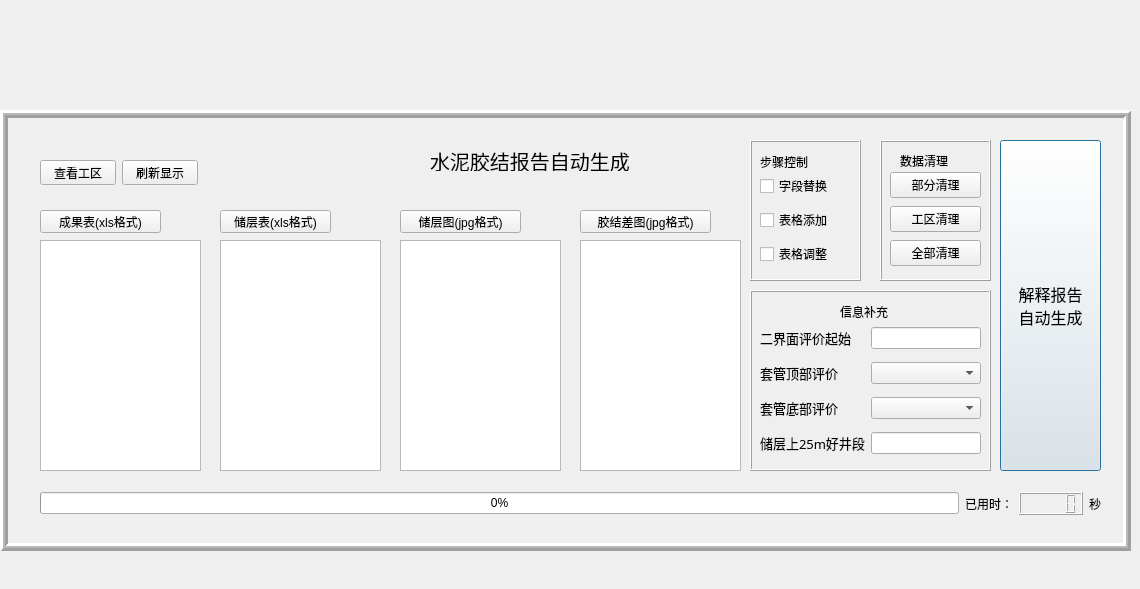
    <widget class="QWidget" name="tab_4">
     <attribute name="title">
      <string>报告自动生成</string>
     </attribute>
     <widget class="QFrame" name="frame">
      <property name="geometry">
       <rect>
        <x>0</x>
        <y>110</y>
        <width>1131</width>
        <height>441</height>
       </rect>
      </property>
      <property name="styleSheet">
       <string notr="true">font: 10pt &quot;黑体&quot;;</string>
      </property>
      <property name="frameShape">
       <enum>QFrame::Box</enum>
      </property>
      <property name="frameShadow">
       <enum>QFrame::Raised</enum>
      </property>
      <property name="lineWidth">
       <number>3</number>
      </property>
      <property name="midLineWidth">
       <number>2</number>
      </property>
      <widget class="QPushButton" name="pushButton_4">
       <property name="geometry">
        <rect>
         <x>1000</x>
         <y>30</y>
         <width>101</width>
         <height>331</height>
        </rect>
       </property>
       <property name="font">
        <font>
         <family>黑体</family>
         <pointsize>12</pointsize>
         <weight>50</weight>
         <italic>false</italic>
         <bold>false</bold>
        </font>
       </property>
       <property name="styleSheet">
        <string notr="true">font: 12pt &quot;黑体&quot;;</string>
       </property>
       <property name="text">
        <string>解释报告
自动生成</string>
       </property>
       <property name="iconSize">
        <size>
         <width>100</width>
         <height>100</height>
        </size>
       </property>
       <property name="checkable">
        <bool>false</bool>
       </property>
       <property name="checked">
        <bool>false</bool>
       </property>
       <property name="autoRepeat">
        <bool>false</bool>
       </property>
       <property name="default">
        <bool>true</bool>
       </property>
       <property name="flat">
        <bool>false</bool>
       </property>
      </widget>
      <widget class="QWidget" name="layoutWidget_5">
       <property name="geometry">
        <rect>
         <x>40</x>
         <y>380</y>
         <width>1061</width>
         <height>27</height>
        </rect>
       </property>
       <property name="styleSheet">
        <string notr="true">font: 10pt &quot;黑体&quot;;</string>
       </property>
       <layout class="QGridLayout" name="gridLayout_29">
        <item row="0" column="0">
         <widget class="QProgressBar" name="progressBar">
          <property name="styleSheet">
           <string notr="true">font: 10pt &quot;黑体&quot;;</string>
          </property>
          <property name="value">
           <number>0</number>
          </property>
         </widget>
        </item>
        <item row="0" column="1">
         <layout class="QGridLayout" name="gridLayout_21">
          <item row="0" column="0">
           <widget class="QLabel" name="label_116">
            <property name="styleSheet">
             <string notr="true">font: 10pt &quot;黑体&quot;;</string>
            </property>
            <property name="text">
             <string>已用时：</string>
            </property>
           </widget>
          </item>
          <item row="0" column="1">
           <widget class="QLCDNumber" name="lcdNumber">
            <property name="styleSheet">
             <string notr="true">font: 10pt &quot;黑体&quot;;</string>
            </property>
           </widget>
          </item>
          <item row="0" column="2">
           <widget class="QLabel" name="label_118">
            <property name="styleSheet">
             <string notr="true">font: 10pt &quot;黑体&quot;;</string>
            </property>
            <property name="text">
             <string>秒</string>
            </property>
           </widget>
          </item>
         </layout>
        </item>
       </layout>
      </widget>
      <widget class="QFrame" name="frame_15">
       <property name="geometry">
        <rect>
         <x>750</x>
         <y>30</y>
         <width>111</width>
         <height>141</height>
        </rect>
       </property>
       <property name="styleSheet">
        <string notr="true">font: 10pt &quot;黑体&quot;;</string>
       </property>
       <property name="frameShape">
        <enum>QFrame::Box</enum>
       </property>
       <property name="frameShadow">
        <enum>QFrame::Raised</enum>
       </property>
       <widget class="QWidget" name="layoutWidget_7">
        <property name="geometry">
         <rect>
          <x>10</x>
          <y>30</y>
          <width>91</width>
          <height>101</height>
         </rect>
        </property>
        <property name="styleSheet">
         <string notr="true">font: 10pt &quot;黑体&quot;;</string>
        </property>
        <layout class="QGridLayout" name="gridLayout_23">
         <item row="0" column="0">
          <widget class="QCheckBox" name="checkBox_9">
           <property name="styleSheet">
            <string notr="true">font: 10pt &quot;黑体&quot;;</string>
           </property>
           <property name="text">
            <string>字段替换</string>
           </property>
          </widget>
         </item>
         <item row="1" column="0">
          <widget class="QCheckBox" name="checkBox_10">
           <property name="styleSheet">
            <string notr="true">font: 10pt &quot;黑体&quot;;</string>
           </property>
           <property name="text">
            <string>表格添加</string>
           </property>
          </widget>
         </item>
         <item row="2" column="0">
          <widget class="QCheckBox" name="checkBox_11">
           <property name="styleSheet">
            <string notr="true">font: 10pt &quot;黑体&quot;;</string>
           </property>
           <property name="text">
            <string>表格调整</string>
           </property>
          </widget>
         </item>
        </layout>
       </widget>
       <widget class="QLabel" name="label_120">
        <property name="geometry">
         <rect>
          <x>10</x>
          <y>10</y>
          <width>61</width>
          <height>23</height>
         </rect>
        </property>
        <property name="styleSheet">
         <string notr="true">font: 10pt &quot;黑体&quot;;</string>
        </property>
        <property name="text">
         <string>步骤控制</string>
        </property>
       </widget>
      </widget>
      <widget class="QFrame" name="frame_18">
       <property name="geometry">
        <rect>
         <x>880</x>
         <y>30</y>
         <width>111</width>
         <height>141</height>
        </rect>
       </property>
       <property name="styleSheet">
        <string notr="true">font: 10pt &quot;黑体&quot;;</string>
       </property>
       <property name="frameShape">
        <enum>QFrame::Box</enum>
       </property>
       <property name="frameShadow">
        <enum>QFrame::Raised</enum>
       </property>
       <widget class="QLabel" name="label_124">
        <property name="geometry">
         <rect>
          <x>20</x>
          <y>10</y>
          <width>61</width>
          <height>21</height>
         </rect>
        </property>
        <property name="styleSheet">
         <string notr="true">font: 10pt &quot;黑体&quot;;</string>
        </property>
        <property name="text">
         <string>数据清理</string>
        </property>
       </widget>
       <widget class="QWidget" name="layoutWidget_16">
        <property name="geometry">
         <rect>
          <x>10</x>
          <y>30</y>
          <width>91</width>
          <height>101</height>
         </rect>
        </property>
        <layout class="QGridLayout" name="gridLayout_31">
         <item row="0" column="0">
          <widget class="QPushButton" name="pushButton_5">
           <property name="styleSheet">
            <string notr="true">font: 10pt &quot;黑体&quot;;</string>
           </property>
           <property name="text">
            <string>部分清理</string>
           </property>
           <property name="iconSize">
            <size>
             <width>100</width>
             <height>100</height>
            </size>
           </property>
           <property name="checkable">
            <bool>false</bool>
           </property>
           <property name="checked">
            <bool>false</bool>
           </property>
           <property name="autoRepeat">
            <bool>false</bool>
           </property>
           <property name="default">
            <bool>false</bool>
           </property>
           <property name="flat">
            <bool>false</bool>
           </property>
          </widget>
         </item>
         <item row="1" column="0">
          <widget class="QPushButton" name="pushButton_31">
           <property name="styleSheet">
            <string notr="true">font: 10pt &quot;黑体&quot;;</string>
           </property>
           <property name="text">
            <string>工区清理</string>
           </property>
           <property name="iconSize">
            <size>
             <width>100</width>
             <height>100</height>
            </size>
           </property>
           <property name="checkable">
            <bool>false</bool>
           </property>
           <property name="checked">
            <bool>false</bool>
           </property>
           <property name="autoRepeat">
            <bool>false</bool>
           </property>
           <property name="default">
            <bool>false</bool>
           </property>
           <property name="flat">
            <bool>false</bool>
           </property>
          </widget>
         </item>
         <item row="2" column="0">
          <widget class="QPushButton" name="pushButton_40">
           <property name="styleSheet">
            <string notr="true">font: 10pt &quot;黑体&quot;;</string>
           </property>
           <property name="text">
            <string>全部清理</string>
           </property>
           <property name="iconSize">
            <size>
             <width>100</width>
             <height>100</height>
            </size>
           </property>
           <property name="checkable">
            <bool>false</bool>
           </property>
           <property name="checked">
            <bool>false</bool>
           </property>
           <property name="autoRepeat">
            <bool>false</bool>
           </property>
           <property name="default">
            <bool>false</bool>
           </property>
           <property name="flat">
            <bool>false</bool>
           </property>
          </widget>
         </item>
        </layout>
       </widget>
      </widget>
      <widget class="QTextEdit" name="textEdit_4">
       <property name="geometry">
        <rect>
         <x>40</x>
         <y>130</y>
         <width>161</width>
         <height>231</height>
        </rect>
       </property>
       <property name="font">
        <font>
         <family>黑体</family>
         <pointsize>10</pointsize>
         <weight>50</weight>
         <italic>false</italic>
         <bold>false</bold>
         <stylestrategy>PreferDefault</stylestrategy>
         <kerning>true</kerning>
        </font>
       </property>
       <property name="styleSheet">
        <string notr="true">font: 10pt &quot;黑体&quot;;</string>
       </property>
      </widget>
      <widget class="QPushButton" name="pushButton_41">
       <property name="geometry">
        <rect>
         <x>40</x>
         <y>100</y>
         <width>121</width>
         <height>23</height>
        </rect>
       </property>
       <property name="styleSheet">
        <string notr="true">font: 10pt &quot;黑体&quot;;</string>
       </property>
       <property name="text">
        <string>成果表(xls格式)</string>
       </property>
       <property name="iconSize">
        <size>
         <width>100</width>
         <height>100</height>
        </size>
       </property>
       <property name="checkable">
        <bool>false</bool>
       </property>
       <property name="checked">
        <bool>false</bool>
       </property>
       <property name="autoRepeat">
        <bool>false</bool>
       </property>
       <property name="default">
        <bool>false</bool>
       </property>
       <property name="flat">
        <bool>false</bool>
       </property>
      </widget>
      <widget class="QPushButton" name="pushButton_42">
       <property name="geometry">
        <rect>
         <x>220</x>
         <y>100</y>
         <width>111</width>
         <height>23</height>
        </rect>
       </property>
       <property name="styleSheet">
        <string notr="true">font: 10pt &quot;黑体&quot;;</string>
       </property>
       <property name="text">
        <string>储层表(xls格式)</string>
       </property>
       <property name="iconSize">
        <size>
         <width>100</width>
         <height>100</height>
        </size>
       </property>
       <property name="checkable">
        <bool>false</bool>
       </property>
       <property name="checked">
        <bool>false</bool>
       </property>
       <property name="autoRepeat">
        <bool>false</bool>
       </property>
       <property name="default">
        <bool>false</bool>
       </property>
       <property name="flat">
        <bool>false</bool>
       </property>
      </widget>
      <widget class="QPushButton" name="pushButton_47">
       <property name="geometry">
        <rect>
         <x>400</x>
         <y>100</y>
         <width>121</width>
         <height>23</height>
        </rect>
       </property>
       <property name="styleSheet">
        <string notr="true">font: 10pt &quot;黑体&quot;;</string>
       </property>
       <property name="text">
        <string>储层图(jpg格式)</string>
       </property>
       <property name="iconSize">
        <size>
         <width>100</width>
         <height>100</height>
        </size>
       </property>
       <property name="checkable">
        <bool>false</bool>
       </property>
       <property name="checked">
        <bool>false</bool>
       </property>
       <property name="autoRepeat">
        <bool>false</bool>
       </property>
       <property name="default">
        <bool>false</bool>
       </property>
       <property name="flat">
        <bool>false</bool>
       </property>
      </widget>
      <widget class="QPushButton" name="pushButton_46">
       <property name="geometry">
        <rect>
         <x>580</x>
         <y>100</y>
         <width>131</width>
         <height>23</height>
        </rect>
       </property>
       <property name="styleSheet">
        <string notr="true">font: 10pt &quot;黑体&quot;;</string>
       </property>
       <property name="text">
        <string>胶结差图(jpg格式)</string>
       </property>
       <property name="iconSize">
        <size>
         <width>100</width>
         <height>100</height>
        </size>
       </property>
       <property name="checkable">
        <bool>false</bool>
       </property>
       <property name="checked">
        <bool>false</bool>
       </property>
       <property name="autoRepeat">
        <bool>false</bool>
       </property>
       <property name="default">
        <bool>false</bool>
       </property>
       <property name="flat">
        <bool>false</bool>
       </property>
      </widget>
      <widget class="QTextEdit" name="textEdit_5">
       <property name="geometry">
        <rect>
         <x>220</x>
         <y>130</y>
         <width>161</width>
         <height>231</height>
        </rect>
       </property>
       <property name="font">
        <font>
         <family>黑体</family>
         <pointsize>10</pointsize>
         <weight>50</weight>
         <italic>false</italic>
         <bold>false</bold>
        </font>
       </property>
       <property name="styleSheet">
        <string notr="true">font: 10pt &quot;黑体&quot;;</string>
       </property>
      </widget>
      <widget class="QTextEdit" name="textEdit_6">
       <property name="geometry">
        <rect>
         <x>400</x>
         <y>130</y>
         <width>161</width>
         <height>231</height>
        </rect>
       </property>
       <property name="styleSheet">
        <string notr="true">font: 10pt &quot;黑体&quot;;</string>
       </property>
      </widget>
      <widget class="QTextEdit" name="textEdit_8">
       <property name="geometry">
        <rect>
         <x>580</x>
         <y>130</y>
         <width>161</width>
         <height>231</height>
        </rect>
       </property>
       <property name="styleSheet">
        <string notr="true">font: 10pt &quot;黑体&quot;;</string>
       </property>
      </widget>
      <widget class="QFrame" name="frame_19">
       <property name="geometry">
        <rect>
         <x>750</x>
         <y>180</y>
         <width>241</width>
         <height>181</height>
        </rect>
       </property>
       <property name="frameShape">
        <enum>QFrame::Box</enum>
       </property>
       <property name="frameShadow">
        <enum>QFrame::Raised</enum>
       </property>
       <widget class="QWidget" name="layoutWidget_6">
        <property name="geometry">
         <rect>
          <x>10</x>
          <y>30</y>
          <width>221</width>
          <height>141</height>
         </rect>
        </property>
        <property name="styleSheet">
         <string notr="true">font: 10pt &quot;黑体&quot;;</string>
        </property>
        <layout class="QGridLayout" name="gridLayout_15">
         <item row="2" column="0">
          <widget class="QLabel" name="label_103">
           <property name="font">
            <font>
             <family>黑体</family>
             <pointsize>10</pointsize>
             <weight>50</weight>
             <italic>false</italic>
             <bold>false</bold>
             <underline>false</underline>
            </font>
           </property>
           <property name="styleSheet">
            <string notr="true">font: 10pt &quot;黑体&quot;;</string>
           </property>
           <property name="text">
            <string>套管底部评价</string>
           </property>
          </widget>
         </item>
         <item row="1" column="0">
          <widget class="QLabel" name="label_89">
           <property name="font">
            <font>
             <family>黑体</family>
             <pointsize>10</pointsize>
             <weight>50</weight>
             <italic>false</italic>
             <bold>false</bold>
             <underline>false</underline>
            </font>
           </property>
           <property name="styleSheet">
            <string notr="true">font: 10pt &quot;黑体&quot;;</string>
           </property>
           <property name="text">
            <string>套管顶部评价</string>
           </property>
          </widget>
         </item>
         <item row="3" column="0">
          <widget class="QLabel" name="label_104">
           <property name="font">
            <font>
             <family>黑体</family>
             <pointsize>10</pointsize>
             <weight>50</weight>
             <italic>false</italic>
             <bold>false</bold>
             <underline>false</underline>
            </font>
           </property>
           <property name="styleSheet">
            <string notr="true">font: 10pt &quot;黑体&quot;;</string>
           </property>
           <property name="text">
            <string>储层上25m好井段</string>
           </property>
          </widget>
         </item>
         <item row="0" column="0">
          <widget class="QLabel" name="label_86">
           <property name="font">
            <font>
             <family>黑体</family>
             <pointsize>10</pointsize>
             <weight>50</weight>
             <italic>false</italic>
             <bold>false</bold>
             <underline>false</underline>
            </font>
           </property>
           <property name="styleSheet">
            <string notr="true">font: 10pt &quot;黑体&quot;;</string>
           </property>
           <property name="text">
            <string>二界面评价起始</string>
           </property>
          </widget>
         </item>
         <item row="3" column="1">
          <widget class="QLineEdit" name="lineEdit_139">
           <property name="styleSheet">
            <string notr="true">font: 10pt &quot;黑体&quot;;</string>
           </property>
           <property name="text">
            <string/>
           </property>
          </widget>
         </item>
         <item row="1" column="1">
          <widget class="QComboBox" name="comboBox_8">
           <property name="styleSheet">
            <string notr="true">font: 10pt &quot;黑体&quot;;</string>
           </property>
          </widget>
         </item>
         <item row="2" column="1">
          <widget class="QComboBox" name="comboBox_9">
           <property name="styleSheet">
            <string notr="true">font: 10pt &quot;黑体&quot;;</string>
           </property>
          </widget>
         </item>
         <item row="0" column="1">
          <widget class="QLineEdit" name="lineEdit_106">
           <property name="styleSheet">
            <string notr="true">font: 10pt &quot;黑体&quot;;</string>
           </property>
           <property name="text">
            <string/>
           </property>
          </widget>
         </item>
        </layout>
       </widget>
       <widget class="QLabel" name="label_126">
        <property name="geometry">
         <rect>
          <x>90</x>
          <y>10</y>
          <width>61</width>
          <height>23</height>
         </rect>
        </property>
        <property name="styleSheet">
         <string notr="true">font: 10pt &quot;黑体&quot;;</string>
        </property>
        <property name="text">
         <string>信息补充</string>
        </property>
       </widget>
      </widget>
      <widget class="QWidget" name="layoutWidget">
       <property name="geometry">
        <rect>
         <x>40</x>
         <y>50</y>
         <width>158</width>
         <height>25</height>
        </rect>
       </property>
       <layout class="QGridLayout" name="gridLayout_37">
        <item row="0" column="0">
         <widget class="QPushButton" name="pushButton_48">
          <property name="styleSheet">
           <string notr="true">font: 10pt &quot;黑体&quot;;</string>
          </property>
          <property name="text">
           <string>查看工区</string>
          </property>
          <property name="iconSize">
           <size>
            <width>100</width>
            <height>100</height>
           </size>
          </property>
          <property name="checkable">
           <bool>false</bool>
          </property>
          <property name="checked">
           <bool>false</bool>
          </property>
          <property name="autoRepeat">
           <bool>false</bool>
          </property>
          <property name="default">
           <bool>false</bool>
          </property>
          <property name="flat">
           <bool>false</bool>
          </property>
         </widget>
        </item>
        <item row="0" column="1">
         <widget class="QPushButton" name="pushButton_49">
          <property name="styleSheet">
           <string notr="true">font: 10pt &quot;黑体&quot;;</string>
          </property>
          <property name="text">
           <string>刷新显示</string>
          </property>
          <property name="iconSize">
           <size>
            <width>100</width>
            <height>100</height>
           </size>
          </property>
          <property name="checkable">
           <bool>false</bool>
          </property>
          <property name="checked">
           <bool>false</bool>
          </property>
          <property name="autoRepeat">
           <bool>false</bool>
          </property>
          <property name="default">
           <bool>false</bool>
          </property>
          <property name="flat">
           <bool>false</bool>
          </property>
         </widget>
        </item>
       </layout>
      </widget>
      <widget class="QLabel" name="label_111">
       <property name="geometry">
        <rect>
         <x>430</x>
         <y>40</y>
         <width>221</width>
         <height>21</height>
        </rect>
       </property>
       <property name="font">
        <font>
         <family>黑体</family>
         <pointsize>15</pointsize>
         <weight>50</weight>
         <italic>false</italic>
         <bold>false</bold>
        </font>
       </property>
       <property name="styleSheet">
        <string notr="true">font: 15pt &quot;黑体&quot;;</string>
       </property>
       <property name="text">
        <string>水泥胶结报告自动生成</string>
       </property>
      </widget>
     </widget>
     <widget class="QLabel" name="label_133">
      <property name="geometry">
       <rect>
        <x>40</x>
        <y>560</y>
        <width>1081</width>
        <height>20</height>
       </rect>
      </property>
      <property name="styleSheet">
       <string notr="true">font: 10pt &quot;黑体&quot;;</string>
      </property>
      <property name="text">
       <string/>
      </property>
     </widget>
    </widget>
